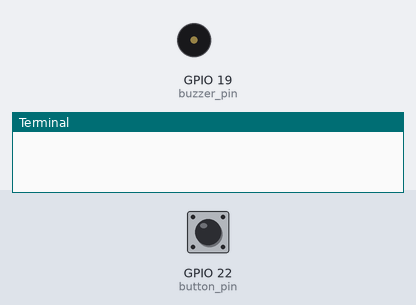
Recording of a program running on a simulated Raspberry Pi (BCM pin numbers). Parts: buzzer (waves = sounding), the last lines printed to the terminal. Inputs (shaded band) come from the test bench; at power-on: GPIO 22 (button_pin) LOW.

Above: at 1.2 s.
1.3 s: GPIO 22 (button_pin) pulled HIGH for 0.15 s
At 1.6 s:
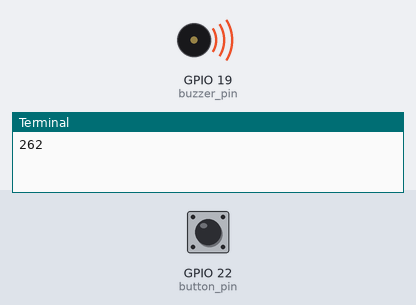
3.3 s: GPIO 22 (button_pin) pulled HIGH for 1 s
At 4.7 s:
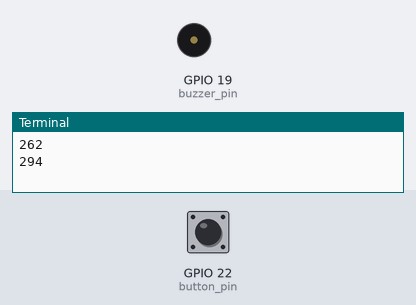
5.8 s: GPIO 22 (button_pin) pulled HIGH for 0.15 s
At 6.2 s:
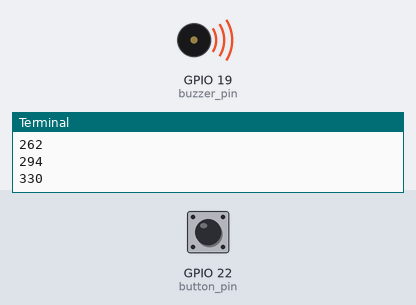
Timing chart, 0 to 8.8 s (numbered marks = the images above; inputs shaded):
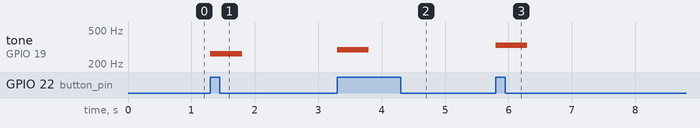

The program:

3_07.py
```python
import RPi.GPIO as GPIO
import time

button_pin=22
buzzer_pin=19

melody=[523,262,294,330,349,392,440,494]##도레미파솔라시도
count=0
switch=0
sound=1
def buttonpress(channel):
    global sound
    global count
    global switch
    switch=1
    count=count+1
    if count==8:
        count=0
    for i in range(0,8):
        if count==i:
            sound=melody[i]

GPIO.setmode(GPIO.BCM)
GPIO.setup(buzzer_pin,GPIO.OUT)
GPIO.setup(button_pin,GPIO.IN)
pwm=GPIO.PWM(buzzer_pin,1)
pwm.start(0)
GPIO.add_event_detect(button_pin,GPIO.RISING)
GPIO.add_event_callback(button_pin,buttonpress)

try:
    while 1:
        if switch==1:
            switch=0
            print(sound)
            pwm.ChangeDutyCycle(50)
            pwm.ChangeFrequency(sound)
            time.sleep(0.5)
            pwm.ChangeDutyCycle(0)
except KeyboardInterrupt:
    pass

pwm.stop()
GPIO.cleanup()
```

Measured:
- after the input at 1.3 s, tone on GPIO 19 (buzzer_pin): silent → 262 Hz at once, → silent 0.50 s later
- after the input at 3.3 s, tone on GPIO 19 (buzzer_pin): silent → 294 Hz at once, → silent 0.50 s later
- after the input at 5.8 s, tone on GPIO 19 (buzzer_pin): silent → 330 Hz at once, → silent 0.50 s later
